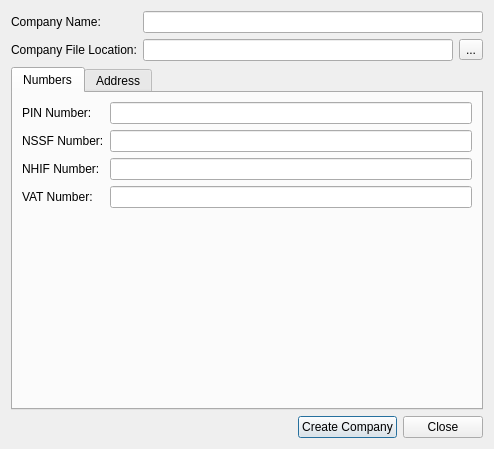
<?xml version="1.0" encoding="UTF-8"?>
<ui version="4.0">
 <class>NewCompanyDialog</class>
 <widget class="QDialog" name="NewCompanyDialog">
  <property name="geometry">
   <rect>
    <x>0</x>
    <y>0</y>
    <width>494</width>
    <height>449</height>
   </rect>
  </property>
  <property name="windowTitle">
   <string>New Company</string>
  </property>
  <layout class="QVBoxLayout" name="verticalLayout">
   <item>
    <layout class="QGridLayout" name="gridLayout">
     <item row="0" column="0">
      <widget class="QLabel" name="label">
       <property name="text">
        <string>Company Name:</string>
       </property>
      </widget>
     </item>
     <item row="0" column="1" colspan="2">
      <widget class="QLineEdit" name="txtCompanyName"/>
     </item>
     <item row="1" column="0">
      <widget class="QLabel" name="label_2">
       <property name="text">
        <string>Company File Location:</string>
       </property>
      </widget>
     </item>
     <item row="1" column="1">
      <widget class="QLineEdit" name="txtFileLocation"/>
     </item>
     <item row="1" column="2">
      <widget class="QToolButton" name="cmdSetFilePath">
       <property name="text">
        <string>...</string>
       </property>
      </widget>
     </item>
    </layout>
   </item>
   <item>
    <widget class="QTabWidget" name="tabWidget">
     <property name="currentIndex">
      <number>0</number>
     </property>
     <widget class="QWidget" name="tab">
      <attribute name="title">
       <string>Numbers</string>
      </attribute>
      <layout class="QGridLayout" name="gridLayout_2">
       <item row="0" column="0">
        <widget class="QLabel" name="label_3">
         <property name="text">
          <string>PIN Number:</string>
         </property>
        </widget>
       </item>
       <item row="0" column="1">
        <widget class="QLineEdit" name="txtPINNo"/>
       </item>
       <item row="1" column="0">
        <widget class="QLabel" name="label_4">
         <property name="text">
          <string>NSSF Number:</string>
         </property>
        </widget>
       </item>
       <item row="1" column="1">
        <widget class="QLineEdit" name="txtNSSFNo"/>
       </item>
       <item row="2" column="0">
        <widget class="QLabel" name="label_5">
         <property name="text">
          <string>NHIF Number:</string>
         </property>
        </widget>
       </item>
       <item row="2" column="1">
        <widget class="QLineEdit" name="txtNHIFNo"/>
       </item>
       <item row="3" column="0">
        <widget class="QLabel" name="label_6">
         <property name="text">
          <string>VAT Number:</string>
         </property>
        </widget>
       </item>
       <item row="3" column="1">
        <widget class="QLineEdit" name="txtVATNo"/>
       </item>
       <item row="4" column="1">
        <spacer name="verticalSpacer">
         <property name="orientation">
          <enum>Qt::Vertical</enum>
         </property>
         <property name="sizeHint" stdset="0">
          <size>
           <width>20</width>
           <height>195</height>
          </size>
         </property>
        </spacer>
       </item>
      </layout>
     </widget>
     <widget class="QWidget" name="tab_2">
      <attribute name="title">
       <string>Address</string>
      </attribute>
      <layout class="QGridLayout" name="gridLayout_3">
       <item row="1" column="1">
        <widget class="QLineEdit" name="txtPostcode"/>
       </item>
       <item row="0" column="1" colspan="3">
        <widget class="QPlainTextEdit" name="txtAddress">
         <property name="sizePolicy">
          <sizepolicy hsizetype="Expanding" vsizetype="Preferred">
           <horstretch>0</horstretch>
           <verstretch>0</verstretch>
          </sizepolicy>
         </property>
         <property name="maximumSize">
          <size>
           <width>16777215</width>
           <height>80</height>
          </size>
         </property>
        </widget>
       </item>
       <item row="1" column="0">
        <widget class="QLabel" name="label_8">
         <property name="text">
          <string>Postcode:</string>
         </property>
        </widget>
       </item>
       <item row="0" column="0">
        <widget class="QLabel" name="label_7">
         <property name="text">
          <string>Address:</string>
         </property>
        </widget>
       </item>
       <item row="2" column="1">
        <widget class="QLineEdit" name="txtTel1"/>
       </item>
       <item row="1" column="2">
        <widget class="QLabel" name="label_9">
         <property name="text">
          <string>Town:</string>
         </property>
        </widget>
       </item>
       <item row="2" column="0">
        <widget class="QLabel" name="label_10">
         <property name="text">
          <string>Tel 1:</string>
         </property>
        </widget>
       </item>
       <item row="2" column="3">
        <widget class="QLineEdit" name="txtTel2"/>
       </item>
       <item row="1" column="3">
        <widget class="QLineEdit" name="txtTown"/>
       </item>
       <item row="2" column="2">
        <widget class="QLabel" name="label_11">
         <property name="text">
          <string>Tel 2:</string>
         </property>
        </widget>
       </item>
       <item row="4" column="1">
        <widget class="QLineEdit" name="txtEmail"/>
       </item>
       <item row="3" column="0">
        <widget class="QLabel" name="label_12">
         <property name="text">
          <string>Mobile:</string>
         </property>
        </widget>
       </item>
       <item row="3" column="1">
        <widget class="QLineEdit" name="txtMobile"/>
       </item>
       <item row="3" column="3">
        <widget class="QLineEdit" name="txtFax"/>
       </item>
       <item row="5" column="1">
        <spacer name="verticalSpacer_2">
         <property name="orientation">
          <enum>Qt::Vertical</enum>
         </property>
         <property name="sizeHint" stdset="0">
          <size>
           <width>20</width>
           <height>109</height>
          </size>
         </property>
        </spacer>
       </item>
       <item row="4" column="3">
        <widget class="QLineEdit" name="txtWebsite"/>
       </item>
       <item row="3" column="2">
        <widget class="QLabel" name="label_13">
         <property name="text">
          <string>Fax:</string>
         </property>
        </widget>
       </item>
       <item row="4" column="0">
        <widget class="QLabel" name="label_14">
         <property name="text">
          <string>Email:</string>
         </property>
        </widget>
       </item>
       <item row="4" column="2">
        <widget class="QLabel" name="label_15">
         <property name="text">
          <string>Website:</string>
         </property>
        </widget>
       </item>
      </layout>
     </widget>
    </widget>
   </item>
   <item>
    <layout class="QHBoxLayout" name="horizontalLayout">
     <item>
      <spacer name="horizontalSpacer">
       <property name="orientation">
        <enum>Qt::Horizontal</enum>
       </property>
       <property name="sizeHint" stdset="0">
        <size>
         <width>40</width>
         <height>20</height>
        </size>
       </property>
      </spacer>
     </item>
     <item>
      <widget class="QPushButton" name="cmdCreateCompany">
       <property name="text">
        <string>Create Company</string>
       </property>
      </widget>
     </item>
     <item>
      <widget class="QPushButton" name="cmdClose">
       <property name="text">
        <string>Close</string>
       </property>
      </widget>
     </item>
    </layout>
   </item>
  </layout>
 </widget>
 <resources/>
 <connections/>
</ui>
